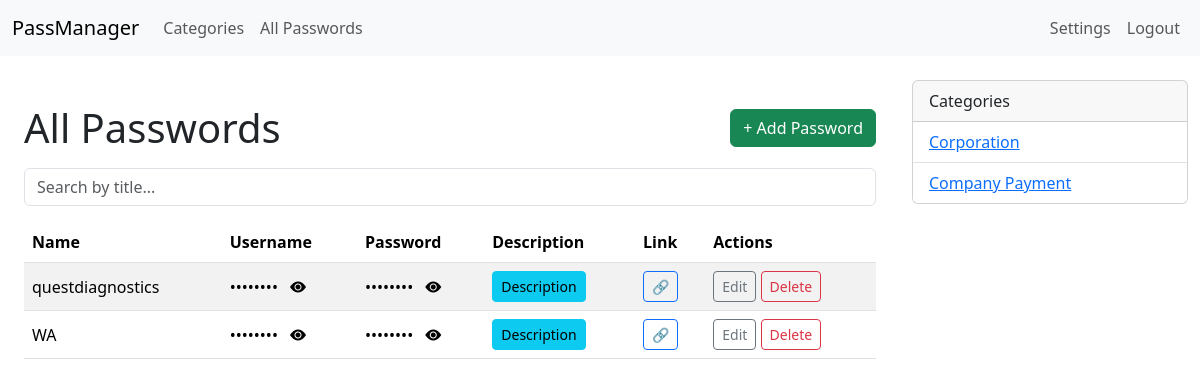
Page /entries/ (signed in) on the committed database.
### web/models.py (models this page shows, shortened)
class Entry(models.Model):
    category = models.ForeignKey(Category, related_name='entries', on_delete=models.CASCADE)
    title = models.CharField(max_length=200)
    url = models.URLField(blank=True, null=True)
    username = models.CharField(max_length=200)
    password = models.CharField(max_length=200)
    notes = models.TextField(blank=True)
    created_at = models.DateTimeField(auto_now_add=True)
    updated_at = models.DateTimeField(auto_now=True)

class Category(models.Model):
    name = models.CharField(max_length=100)

### web/views.py (the view)
    def wrapper(request, *args, **kwargs):
        if not request.session.get('is_master_authenticated'):
            return redirect('login')
        return view_func(request, *args, **kwargs)

### web/context_processors.py (called while the page is built)
def all_categories(request):
    return {'categories': Category.objects.all()}

### web/views.py (called while the page is built)
@csrf_exempt
def master_required(view_func):
    def wrapper(request, *args, **kwargs):
        if not request.session.get('is_master_authenticated'):
            return redirect('login')
        return view_func(request, *args, **kwargs)
    return wrapper

@csrf_exempt
@master_required
def entry_list(request):
    categories = Category.objects.all()
    category_id = request.GET.get('category')
    if category_id:
        category = get_object_or_404(Category, pk=category_id)
        entries = Entry.objects.filter(category=category)
    else:
        category = None
        entries = Entry.objects.select_related('category').all()  # ВСЕ записи
    return render(request, 'web/entry_list.html', {
        'categories': categories,
        'entries': entries,
        'selected_category': category,
    })

### web/templates/web/entry_list.html (shortened to what this page needs)
{% extends 'web/base.html' %}
{% load static %}
{% block extra_css %}
<link
  rel="stylesheet"
  href="https://cdn.jsdelivr.net/npm/bootstrap-icons@1.10.5/font/bootstrap-icons.css"
/>
{% endblock %}
{% block content %}
<div class="container py-4">
  <div class="d-flex justify-content-between align-items-center mb-3">
    <h1 class="mb-0">
      {% if selected_category %}
        Passwords in “{{ selected_category.name }}”
      {% else %}
        All Passwords
      {% endif %}
    </h1>
    <a
      href="{% url 'entry_add' %}{% if selected_category %}?category={{ selected_category.id }}{% endif %}"
      class="btn btn-success"
    >
      + Add Password
    </a>
  </div>
  {% if entries %}
    <div class="mb-3">
      <input
        type="text"
        id="searchInput"
        class="form-control"
        placeholder="Search by title..."
      >
    </div>
    <table class="table table-striped align-middle position-relative" id="passwordTable">
      <thead>
        <tr>
          <th>Name</th>
          <th>Username</th>
          <th>Password</th>
          <th>Description</th>
          <th>Link</th>
          <th>Actions</th>
        </tr>
      </thead>
      <tbody>
        {% for e in entries %}
        <tr>
          <td class="title-cell">{{ e.title }}</td>
          <td>
            <div class="position-relative d-inline-block">
              <span
                class="masked me-2"
                data-value="{{ e.username }}"
                id="loginText{{ e.id }}"
              >••••••••</span>
              <i
                class="bi bi-eye-fill toggle-visibility"
                data-target="loginText{{ e.id }}"
                title="Show/Hide"
              ></i>
            </div>
          </td>
          <td>
            <div class="position-relative d-inline-block">
              <span
                class="masked me-2"
                data-value="{{ e.password }}"
                id="passText{{ e.id }}"
              >••••••••</span>
              <i
                class="bi bi-eye-fill toggle-visibility"
                data-target="passText{{ e.id }}"
                title="Show/Hide"
              ></i>
            </div>
          </td>
          <td class="position-relative" style="white-space: nowrap;">
            <button
              class="btn btn-sm btn-info"
              type="button"
              data-bs-toggle="collapse"
              data-bs-target="#notesBlock{{ e.id }}"
              aria-expanded="false"
              aria-controls="notesBlock{{ e.id }}"
            >
              Description
            </button>
          </td>
          <td>
            {% if e.url %}
            <a
              href="{{ e.url }}"
              target="_blank"
              class="btn btn-sm btn-outline-primary"
              title="Go to link"
            >
              🔗
            </a>
            {% endif %}
          </td>
          <td>
            <a href="{% url 'entry_edit' e.pk %}" class="btn btn-sm btn-outline-secondary">Edit</a>
            <a href="{% url 'entry_delete' e.pk %}" class="btn btn-sm btn-outline-danger">Delete</a>
          </td>
        </tr>
        {% endfor %}
      </tbody>
    </table>
  {% endif %}
</div>
{% endblock %}

### web/templates/web/base.html (shortened to what this page needs)
<!DOCTYPE html>
<html lang="en">
<head>
  <link href="https://cdn.jsdelivr.net/npm/bootstrap@5.3.6/dist/css/bootstrap.min.css" rel="stylesheet">
  {% block extra_css %}{% endblock %}
</head>
<body>
  <nav class="navbar navbar-expand-lg navbar-light bg-light mb-4">
    <div class="container-fluid">
      <a class="navbar-brand" href="{% url 'entry_list' %}">PassManager</a>
      <div class="collapse navbar-collapse" id="navbarMain">
        <ul class="navbar-nav me-auto mb-2 mb-lg-0">
          <li class="nav-item"><a class="nav-link" href="{% url 'category_list' %}">Categories</a></li>
          <li class="nav-item"><a class="nav-link" href="{% url 'entry_list' %}">All Passwords</a></li>
        </ul>
        <ul class="navbar-nav ms-auto">
          <li class="nav-item"><a class="nav-link" href="{% url 'change_password' %}">Settings</a></li>
          <li class="nav-item"><a class="nav-link" href="{% url 'logout' %}">Logout</a></li>
        </ul>
      </div>
    </div>
  </nav>
  <div class="container-fluid">
    <div class="row">
      <main class="col-md-9">
        {% block content %}{% endblock %}
      </main>
      <aside class="col-md-3">
        <div class="card mb-4">
          <div class="card-header">Categories</div>
          <ul class="list-group list-group-flush">
            {% for cat in categories %}
              <li class="list-group-item">
                <a href="{% url 'entry_list' %}?category={{ cat.id }}">{{ cat.name }}</a>
              </li>
            {% empty %}
              <li class="list-group-item text-muted">No categories</li>
            {% endfor %}
          </ul>
        </div>
      </aside>
    </div>
  </div>
</body>
</html>

### web/templates/web/entry_list.html (style rules this page uses)
.collapse, .collapsing { transition: none !important; }
span[data-value], .toggle-visibility { cursor: pointer; }

### rows in the picture
Entry: title "questdiagnostics"
Entry: title "WA"
Category: name "Corporation"
Category: name "Company Payment"
